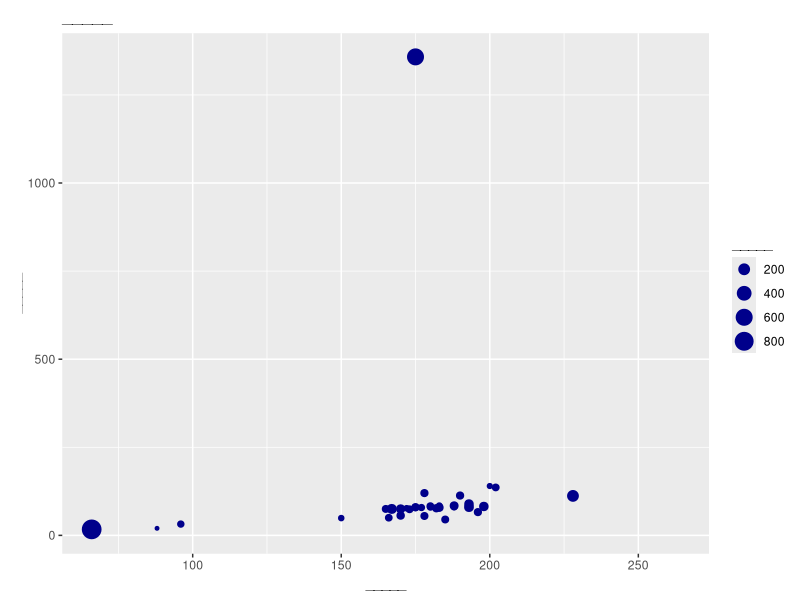

Write the R code that produced this figure.
## ---- chunk 1
library(tidyverse)
## ---- chunk 2
ggplot(data = starwars, 
       mapping = aes(x = height, y = mass, color = gender, size = birth_year)) +
  geom_point(color = "darkblue") +
  labs(title = "_____" , size = "_____", x = "_____", y = "_____")
